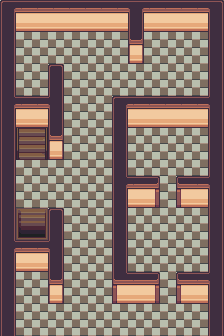

The image is a tile-based game level rendered from a .tmx file. Its description and source (layers, tilesets, objects; grid data summarised) follow:
An orthogonal 14x21 tile map with 16x16 px tiles, 4 tile layers (Tile Layer 1, Tile Layer 2, Tile Layer 3, Above Player), 3 tilesets and 19 objects (14x collision, 5x event).

<map version="1.10" tiledversion="1.11.0" orientation="orthogonal" renderorder="right-down" compressionlevel="0" width="14" height="21" tilewidth="16" tileheight="16" infinite="0" nextlayerid="7" nextobjectid="23">
 <properties>
  <property name="edges" value="clamped" />
  <property name="inside" type="bool" value="true" />
  <property name="map_type" value="dungeon" />
  <property name="scenario" value="xero" />
  <property name="slug" value="omnichannel3" />
 </properties>
 <tileset firstgid="1" source="../gfx/tilesets/core_indoor_floors.tsx" />
 <tileset firstgid="3865" source="../gfx/tilesets/core_indoor_stairs.tsx" />
 <tileset firstgid="6835" source="../gfx/tilesets/core_indoor_walls.tsx" />
 <layer id="1" name="Tile Layer 1" width="14" height="21">
  <data>[294 cells, 294 non-empty, 1 distinct tile ids]</data>
 </layer>
 <layer id="2" name="Tile Layer 2" width="14" height="21">
  <data>[294 cells, 135 non-empty, 26 distinct tile ids]</data>
 </layer>
 <layer id="3" name="Tile Layer 3" width="14" height="21">
  <data>[294 cells, 0 non-empty, 0 distinct tile ids]</data>
 </layer>
 <layer id="4" name="Above Player" width="14" height="21">
  <data>[294 cells, 0 non-empty, 0 distinct tile ids]</data>
 </layer>
 <objectgroup color="#ff0000" id="4" name="Collisions">
  <object id="9" type="collision" x="0" y="0" width="224" height="32" />
  <object id="10" type="collision" x="0" y="32" width="16" height="304" />
  <object id="11" type="collision" x="208" y="32" width="16" height="304" />
  <object id="12" type="collision" x="112" y="96" width="16" height="208" />
  <object id="13" type="collision" x="48" y="64" width="16" height="96" />
  <object id="14" type="collision" x="48" y="208" width="16" height="96" />
  <object id="15" type="collision" x="128" y="96" width="80" height="32" />
  <object id="16" type="collision" x="128" y="176" width="32" height="32" />
  <object id="17" type="collision" x="176" y="176" width="32" height="32" />
  <object id="18" type="collision" x="128" y="272" width="32" height="32" />
  <object id="19" type="collision" x="176" y="272" width="32" height="32" />
  <object id="20" type="collision" x="16" y="240" width="32" height="32" />
  <object id="21" type="collision" x="16" y="96" width="32" height="32" />
  <object id="22" type="collision" x="128" y="32" width="16" height="32" />
 </objectgroup>
 <objectgroup color="#ffff00" id="3" name="Events">
  <object id="3" name="Teleport to Omnichannel 2" type="event" x="16" y="208" width="16" height="16">
   <properties>
    <property name="act10" value="transition_teleport player,omnichannel2.tmx,1,10,0.3" />
    <property name="act20" value="char_face player,down" />
    <property name="cond10" value="is char_at player" />
   </properties>
  </object>
  <object id="4" name="Teleport to Omnichannel 2" type="event" x="32" y="208" width="16" height="16">
   <properties>
    <property name="act10" value="transition_teleport player,omnichannel2.tmx,2,10,0.3" />
    <property name="act20" value="char_face player,down" />
    <property name="cond10" value="is char_at player" />
   </properties>
  </object>
  <object id="5" name="Teleport to Omnichannel 4" type="event" x="16" y="144" width="16" height="16">
   <properties>
    <property name="act10" value="transition_teleport player,omnichannel4.tmx,1,12,0.3" />
    <property name="act20" value="char_face player,up" />
    <property name="cond10" value="is char_at player" />
   </properties>
  </object>
  <object id="6" name="Teleport to Omnichannel 4" type="event" x="32" y="144" width="16" height="16">
   <properties>
    <property name="act10" value="transition_teleport player,omnichannel4.tmx,2,12,0.3" />
    <property name="act20" value="char_face player,up" />
    <property name="cond10" value="is char_at player" />
   </properties>
  </object>
  <object id="7" name="Play Music" type="event" x="0" y="0" width="16" height="16">
   <properties>
    <property name="act10" value="play_music music_omnichannel" />
    <property name="cond10" value="not music_playing music_omnichannel" />
   </properties>
  </object>
 </objectgroup>
</map>
